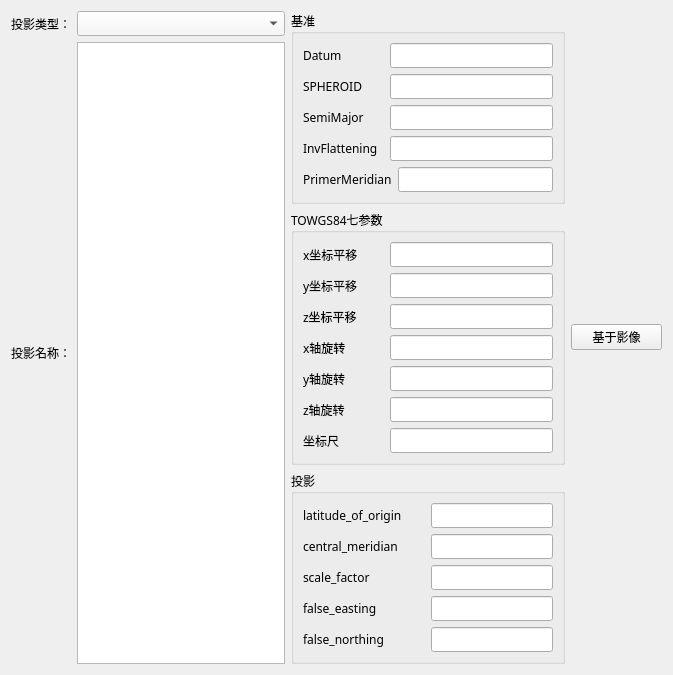
         <widget class="QWidget" name="predefineCoordinate_Page">
          <layout class="QGridLayout" name="gridLayout_9">
           <item row="0" column="0">
            <layout class="QHBoxLayout" name="horizontalLayout_22" stretch="3,3,1">
             <item>
              <layout class="QVBoxLayout" name="verticalLayout_2">
               <item>
                <layout class="QHBoxLayout" name="horizontalLayout_3" stretch="1,4">
                 <item>
                  <widget class="QLabel" name="predefineCoordinate_projectTypeLabel">
                   <property name="font">
                    <font>
                     <family>Source Han Sans SC Medium</family>
                     <pointsize>9</pointsize>
                     <weight>7</weight>
                     <italic>false</italic>
                     <bold>false</bold>
                    </font>
                   </property>
                   <property name="text">
                    <string>投影类型：</string>
                   </property>
                  </widget>
                 </item>
                 <item>
                  <widget class="QComboBox" name="predefineCoordinate_projectTypeBox">
                   <property name="font">
                    <font>
                     <family>Source Han Sans SC Medium</family>
                     <pointsize>9</pointsize>
                     <weight>7</weight>
                     <italic>false</italic>
                     <bold>false</bold>
                    </font>
                   </property>
                   <property name="autoFillBackground">
                    <bool>false</bool>
                   </property>
                   <property name="styleSheet">
                    <string notr="true">background-color: rgb(247, 247, 247);</string>
                   </property>
                  </widget>
                 </item>
                </layout>
               </item>
               <item>
                <layout class="QHBoxLayout" name="horizontalLayout_4">
                 <item>
                  <widget class="QLabel" name="predefineCoordinate_projectNameLabel">
                   <property name="font">
                    <font>
                     <family>Source Han Sans SC Medium</family>
                     <pointsize>9</pointsize>
                     <weight>7</weight>
                     <italic>false</italic>
                     <bold>false</bold>
                    </font>
                   </property>
                   <property name="text">
                    <string>投影名称：</string>
                   </property>
                  </widget>
                 </item>
                 <item>
                  <widget class="QListWidget" name="predefineCoordinate_projectNameListWidget"/>
                 </item>
                </layout>
               </item>
              </layout>
             </item>
             <item>
              <layout class="QVBoxLayout" name="verticalLayout_6">
               <item>
                <widget class="QGroupBox" name="groupBox">
                 <property name="minimumSize">
                  <size>
                   <width>0</width>
                   <height>0</height>
                  </size>
                 </property>
                 <property name="maximumSize">
                  <size>
                   <width>16777215</width>
                   <height>16777215</height>
                  </size>
                 </property>
                 <property name="font">
                  <font>
                   <family>Source Han Sans SC Medium</family>
                   <pointsize>9</pointsize>
                   <weight>7</weight>
                   <italic>false</italic>
                   <bold>false</bold>
                  </font>
                 </property>
                 <property name="title">
                  <string>基准</string>
                 </property>
                 <layout class="QGridLayout" name="gridLayout_2">
                  <item row="0" column="0">
                   <layout class="QVBoxLayout" name="verticalLayout_3">
                    <item>
                     <layout class="QHBoxLayout" name="horizontalLayout_5" stretch="1,2">
                      <item>
                       <widget class="QLabel" name="label">
                        <property name="font">
                         <font>
                          <family>Source Han Sans SC Medium</family>
                          <pointsize>9</pointsize>
                          <weight>7</weight>
                          <italic>false</italic>
                          <bold>false</bold>
                         </font>
                        </property>
                        <property name="text">
                         <string>Datum</string>
                        </property>
                       </widget>
                      </item>
                      <item>
                       <widget class="QLineEdit" name="predefineCoordinate_DatumEdit">
                        <property name="font">
                         <font>
                          <family>Source Han Sans SC Medium</family>
                          <pointsize>9</pointsize>
                          <weight>7</weight>
                          <italic>false</italic>
                          <bold>false</bold>
                         </font>
                        </property>
                       </widget>
                      </item>
                     </layout>
                    </item>
                    <item>
                     <layout class="QHBoxLayout" name="horizontalLayout_6" stretch="1,2">
                      <item>
                       <widget class="QLabel" name="label_2">
                        <property name="font">
                         <font>
                          <family>Source Han Sans SC Medium</family>
                          <pointsize>9</pointsize>
                          <weight>7</weight>
                          <italic>false</italic>
                          <bold>false</bold>
                         </font>
                        </property>
                        <property name="text">
                         <string>SPHEROID</string>
                        </property>
                       </widget>
                      </item>
                      <item>
                       <widget class="QLineEdit" name="predefineCoordinate_SPHEROIDEdit">
                        <property name="font">
                         <font>
                          <family>Source Han Sans SC Medium</family>
                          <pointsize>9</pointsize>
                          <weight>7</weight>
                          <italic>false</italic>
                          <bold>false</bold>
                         </font>
                        </property>
                       </widget>
                      </item>
                     </layout>
                    </item>
                    <item>
                     <layout class="QHBoxLayout" name="horizontalLayout_7" stretch="1,2">
                      <item>
                       <widget class="QLabel" name="predefineCoordinate_SPHEROIDEdit_2">
                        <property name="font">
                         <font>
                          <family>Source Han Sans SC Medium</family>
                          <pointsize>9</pointsize>
                          <weight>7</weight>
                          <italic>false</italic>
                          <bold>false</bold>
                         </font>
                        </property>
                        <property name="text">
                         <string>SemiMajor</string>
                        </property>
                       </widget>
                      </item>
                      <item>
                       <widget class="QLineEdit" name="predefineCoordinate_SemiMajorEdit">
                        <property name="font">
                         <font>
                          <family>Source Han Sans SC Medium</family>
                          <pointsize>9</pointsize>
                          <weight>7</weight>
                          <italic>false</italic>
                          <bold>false</bold>
                         </font>
                        </property>
                       </widget>
                      </item>
                     </layout>
                    </item>
                    <item>
                     <layout class="QHBoxLayout" name="horizontalLayout_8" stretch="1,2">
                      <item>
                       <widget class="QLabel" name="label_4">
                        <property name="font">
                         <font>
                          <family>Source Han Sans SC Medium</family>
                          <pointsize>9</pointsize>
                          <weight>7</weight>
                          <italic>false</italic>
                          <bold>false</bold>
                         </font>
                        </property>
                        <property name="text">
                         <string>InvFlattening</string>
                        </property>
                       </widget>
                      </item>
                      <item>
                       <widget class="QLineEdit" name="predefineCoordinate_InvFlatteningEdit">
                        <property name="font">
                         <font>
                          <family>Source Han Sans SC Medium</family>
                          <pointsize>9</pointsize>
                          <weight>7</weight>
                          <italic>false</italic>
                          <bold>false</bold>
                         </font>
                        </property>
                       </widget>
                      </item>
                     </layout>
                    </item>
                    <item>
                     <layout class="QHBoxLayout" name="horizontalLayout_9" stretch="1,2">
                      <item>
                       <widget class="QLabel" name="label_5">
                        <property name="font">
                         <font>
                          <family>Source Han Sans SC Medium</family>
                          <pointsize>9</pointsize>
                          <weight>7</weight>
                          <italic>false</italic>
                          <bold>false</bold>
                         </font>
                        </property>
                        <property name="text">
                         <string>PrimerMeridian</string>
                        </property>
                       </widget>
                      </item>
                      <item>
                       <widget class="QLineEdit" name="predefineCoordinate_PrimerMeridianEdit">
                        <property name="font">
                         <font>
                          <family>Source Han Sans SC Medium</family>
                          <pointsize>9</pointsize>
                          <weight>7</weight>
                          <italic>false</italic>
                          <bold>false</bold>
                         </font>
                        </property>
                       </widget>
                      </item>
                     </layout>
                    </item>
                   </layout>
                  </item>
                 </layout>
                </widget>
               </item>
               <item>
                <widget class="QGroupBox" name="groupBox_2">
                 <property name="font">
                  <font>
                   <family>Source Han Sans SC Medium</family>
                   <pointsize>9</pointsize>
                   <weight>7</weight>
                   <italic>false</italic>
                   <bold>false</bold>
                  </font>
                 </property>
                 <property name="title">
                  <string>TOWGS84七参数</string>
                 </property>
                 <layout class="QGridLayout" name="gridLayout_3">
                  <item row="0" column="0">
                   <layout class="QVBoxLayout" name="verticalLayout_4">
                    <item>
                     <layout class="QHBoxLayout" name="horizontalLayout_10" stretch="1,2">
                      <item>
                       <widget class="QLabel" name="label_6">
                        <property name="font">
                         <font>
                          <family>Source Han Sans SC Medium</family>
                          <pointsize>9</pointsize>
                          <weight>7</weight>
                          <italic>false</italic>
                          <bold>false</bold>
                         </font>
                        </property>
                        <property name="text">
                         <string>x坐标平移</string>
                        </property>
                       </widget>
                      </item>
                      <item>
                       <widget class="QLineEdit" name="predefineCoordinate_XtranslationEdit">
                        <property name="font">
                         <font>
                          <family>Source Han Sans SC Medium</family>
                          <pointsize>9</pointsize>
                          <weight>7</weight>
                          <italic>false</italic>
                          <bold>false</bold>
                         </font>
                        </property>
                       </widget>
                      </item>
                     </layout>
                    </item>
                    <item>
                     <layout class="QHBoxLayout" name="horizontalLayout_11" stretch="1,2">
                      <item>
                       <widget class="QLabel" name="label_7">
                        <property name="font">
                         <font>
                          <family>Source Han Sans SC Medium</family>
                          <pointsize>9</pointsize>
                          <weight>7</weight>
                          <italic>false</italic>
                          <bold>false</bold>
                         </font>
                        </property>
                        <property name="text">
                         <string>y坐标平移</string>
                        </property>
                       </widget>
                      </item>
                      <item>
                       <widget class="QLineEdit" name="predefineCoordinate_YtranslationEdit">
                        <property name="font">
                         <font>
                          <family>Source Han Sans SC Medium</family>
                          <pointsize>9</pointsize>
                          <weight>7</weight>
                          <italic>false</italic>
                          <bold>false</bold>
                         </font>
                        </property>
                       </widget>
                      </item>
                     </layout>
                    </item>
                    <item>
                     <layout class="QHBoxLayout" name="horizontalLayout_12" stretch="1,2">
                      <item>
                       <widget class="QLabel" name="label_8">
                        <property name="font">
                         <font>
                          <family>Source Han Sans SC Medium</family>
                          <pointsize>9</pointsize>
                          <weight>7</weight>
                          <italic>false</italic>
                          <bold>false</bold>
                         </font>
                        </property>
                        <property name="text">
                         <string>z坐标平移</string>
                        </property>
                       </widget>
                      </item>
                      <item>
                       <widget class="QLineEdit" name="predefineCoordinate_ZtranslationEdit">
                        <property name="font">
                         <font>
                          <family>Source Han Sans SC Medium</family>
                          <pointsize>9</pointsize>
                          <weight>7</weight>
                          <italic>false</italic>
                          <bold>false</bold>
                         </font>
                        </property>
                       </widget>
                      </item>
                     </layout>
                    </item>
                    <item>
                     <layout class="QHBoxLayout" name="horizontalLayout_13" stretch="1,2">
                      <item>
                       <widget class="QLabel" name="label_9">
                        <property name="font">
                         <font>
                          <family>Source Han Sans SC Medium</family>
                          <pointsize>9</pointsize>
                          <weight>7</weight>
                          <italic>false</italic>
                          <bold>false</bold>
                         </font>
                        </property>
                        <property name="text">
                         <string>x轴旋转</string>
                        </property>
                       </widget>
                      </item>
                      <item>
                       <widget class="QLineEdit" name="predefineCoordinate_XRotateEdit">
                        <property name="font">
                         <font>
                          <family>Source Han Sans SC Medium</family>
                          <pointsize>9</pointsize>
                          <weight>7</weight>
                          <italic>false</italic>
                          <bold>false</bold>
                         </font>
                        </property>
                       </widget>
                      </item>
                     </layout>
                    </item>
                    <item>
                     <layout class="QHBoxLayout" name="horizontalLayout_14" stretch="1,2">
                      <item>
                       <widget class="QLabel" name="label_10">
                        <property name="font">
                         <font>
                          <family>Source Han Sans SC Medium</family>
                          <pointsize>9</pointsize>
                          <weight>7</weight>
                          <italic>false</italic>
                          <bold>false</bold>
                         </font>
                        </property>
                        <property name="text">
                         <string>y轴旋转</string>
                        </property>
                       </widget>
                      </item>
                      <item>
                       <widget class="QLineEdit" name="predefineCoordinate_YRotateEdit">
                        <property name="font">
                         <font>
                          <family>Source Han Sans SC Medium</family>
                          <pointsize>9</pointsize>
                          <weight>7</weight>
                          <italic>false</italic>
                          <bold>false</bold>
                         </font>
                        </property>
                       </widget>
                      </item>
                     </layout>
                    </item>
                    <item>
                     <layout class="QHBoxLayout" name="horizontalLayout_15" stretch="1,2">
                      <item>
                       <widget class="QLabel" name="label_11">
                        <property name="font">
                         <font>
                          <family>Source Han Sans SC Medium</family>
                          <pointsize>9</pointsize>
                          <weight>7</weight>
                          <italic>false</italic>
                          <bold>false</bold>
                         </font>
                        </property>
                        <property name="text">
                         <string>z轴旋转</string>
                        </property>
                       </widget>
                      </item>
                      <item>
                       <widget class="QLineEdit" name="predefineCoordinate_ZRotateEdit">
                        <property name="font">
                         <font>
                          <family>Source Han Sans SC Medium</family>
                          <pointsize>9</pointsize>
                          <weight>7</weight>
                          <italic>false</italic>
                          <bold>false</bold>
                         </font>
                        </property>
                       </widget>
                      </item>
                     </layout>
                    </item>
                    <item>
                     <layout class="QHBoxLayout" name="horizontalLayout_16" stretch="1,2">
                      <item>
                       <widget class="QLabel" name="label_12">
                        <property name="font">
                         <font>
                          <family>Source Han Sans SC Medium</family>
                          <pointsize>9</pointsize>
                          <weight>7</weight>
                          <italic>false</italic>
                          <bold>false</bold>
                         </font>
                        </property>
                        <property name="text">
                         <string>坐标尺</string>
                        </property>
                       </widget>
                      </item>
                      <item>
                       <widget class="QLineEdit" name="predefineCoordinate_ScaleEdit">
                        <property name="font">
                         <font>
                          <family>Source Han Sans SC Medium</family>
                          <pointsize>9</pointsize>
                          <weight>7</weight>
                          <italic>false</italic>
                          <bold>false</bold>
                         </font>
                        </property>
                       </widget>
                      </item>
                     </layout>
                    </item>
                   </layout>
                  </item>
                 </layout>
                </widget>
               </item>
               <item>
                <widget class="QGroupBox" name="groupBox_3">
                 <property name="font">
                  <font>
                   <family>Source Han Sans SC Medium</family>
                   <pointsize>9</pointsize>
                   <weight>7</weight>
                   <italic>false</italic>
                   <bold>false</bold>
                  </font>
                 </property>
                 <property name="title">
                  <string>投影</string>
                 </property>
                 <layout class="QGridLayout" name="gridLayout_4">
                  <item row="0" column="0">
                   <layout class="QVBoxLayout" name="verticalLayout_5">
                    <item>
                     <layout class="QHBoxLayout" name="horizontalLayout_17" stretch="1,1">
                      <item>
                       <widget class="QLabel" name="label_13">
                        <property name="font">
                         <font>
                          <family>Source Han Sans SC Medium</family>
                          <pointsize>9</pointsize>
                          <weight>7</weight>
                          <italic>false</italic>
                          <bold>false</bold>
                         </font>
                        </property>
                        <property name="text">
                         <string>latitude_of_origin</string>
                        </property>
                       </widget>
                      </item>
                      <item>
                       <widget class="QLineEdit" name="predefineCoordinate_LatitudeEdit">
                        <property name="font">
                         <font>
                          <family>Source Han Sans SC Medium</family>
                          <pointsize>9</pointsize>
                          <weight>7</weight>
                          <italic>false</italic>
                          <bold>false</bold>
                         </font>
                        </property>
                       </widget>
                      </item>
                     </layout>
                    </item>
                    <item>
                     <layout class="QHBoxLayout" name="horizontalLayout_18" stretch="1,1">
                      <item>
                       <widget class="QLabel" name="label_14">
                        <property name="font">
                         <font>
                          <family>Source Han Sans SC Medium</family>
                          <pointsize>9</pointsize>
                          <weight>7</weight>
                          <italic>false</italic>
                          <bold>false</bold>
                         </font>
                        </property>
                        <property name="text">
                         <string>central_meridian</string>
                        </property>
                       </widget>
                      </item>
                      <item>
                       <widget class="QLineEdit" name="predefineCoordinate_CentralEdit">
                        <property name="font">
                         <font>
                          <family>Source Han Sans SC Medium</family>
                          <pointsize>9</pointsize>
                          <weight>7</weight>
                          <italic>false</italic>
                          <bold>false</bold>
                         </font>
                        </property>
                       </widget>
                      </item>
                     </layout>
                    </item>
                    <item>
                     <layout class="QHBoxLayout" name="horizontalLayout_19" stretch="1,1">
                      <item>
                       <widget class="QLabel" name="label_15">
                        <property name="font">
                         <font>
                          <family>Source Han Sans SC Medium</family>
                          <pointsize>9</pointsize>
                          <weight>7</weight>
                          <italic>false</italic>
                          <bold>false</bold>
                         </font>
                        </property>
                        <property name="text">
                         <string>scale_factor</string>
                        </property>
                       </widget>
                      </item>
                      <item>
                       <widget class="QLineEdit" name="predefineCoordinate_ScaleFactorEdit">
                        <property name="font">
                         <font>
                          <family>Source Han Sans SC Medium</family>
                          <pointsize>9</pointsize>
                          <weight>7</weight>
                          <italic>false</italic>
                          <bold>false</bold>
                         </font>
                        </property>
                       </widget>
                      </item>
                     </layout>
                    </item>
                    <item>
                     <layout class="QHBoxLayout" name="horizontalLayout_20" stretch="1,1">
                      <item>
                       <widget class="QLabel" name="label_16">
                        <property name="font">
                         <font>
                          <family>Source Han Sans SC Medium</family>
                          <pointsize>9</pointsize>
                          <weight>7</weight>
                          <italic>false</italic>
                          <bold>false</bold>
                         </font>
                        </property>
                        <property name="text">
                         <string>false_easting</string>
                        </property>
                       </widget>
                      </item>
                      <item>
                       <widget class="QLineEdit" name="predefineCoordinate_FalseEastEdit">
                        <property name="font">
                         <font>
                          <family>Source Han Sans SC Medium</family>
                          <pointsize>9</pointsize>
                          <weight>7</weight>
                          <italic>false</italic>
                          <bold>false</bold>
                         </font>
                        </property>
                       </widget>
                      </item>
                     </layout>
                    </item>
                    <item>
                     <layout class="QHBoxLayout" name="horizontalLayout_21" stretch="1,1">
                      <item>
                       <widget class="QLabel" name="label_17">
                        <property name="font">
                         <font>
                          <family>Source Han Sans SC Medium</family>
                          <pointsize>9</pointsize>
                          <weight>7</weight>
                          <italic>false</italic>
                          <bold>false</bold>
                         </font>
                        </property>
                        <property name="text">
                         <string>false_northing</string>
                        </property>
                       </widget>
                      </item>
                      <item>
                       <widget class="QLineEdit" name="predefineCoordinate_FalseNorthEdit">
                        <property name="font">
                         <font>
                          <family>Source Han Sans SC Medium</family>
                          <pointsize>9</pointsize>
                          <weight>7</weight>
                          <italic>false</italic>
                          <bold>false</bold>
                         </font>
                        </property>
                       </widget>
                      </item>
                     </layout>
                    </item>
                   </layout>
                  </item>
                 </layout>
                </widget>
               </item>
              </layout>
             </item>
             <item>
              <widget class="QPushButton" name="predefineCoordinate_basicImageBut">
               <property name="font">
                <font>
                 <family>Source Han Sans SC Medium</family>
                 <pointsize>9</pointsize>
                 <weight>7</weight>
                 <italic>false</italic>
                 <bold>false</bold>
                </font>
               </property>
               <property name="text">
                <string>基于影像</string>
               </property>
              </widget>
             </item>
            </layout>
           </item>
          </layout>
         </widget>
